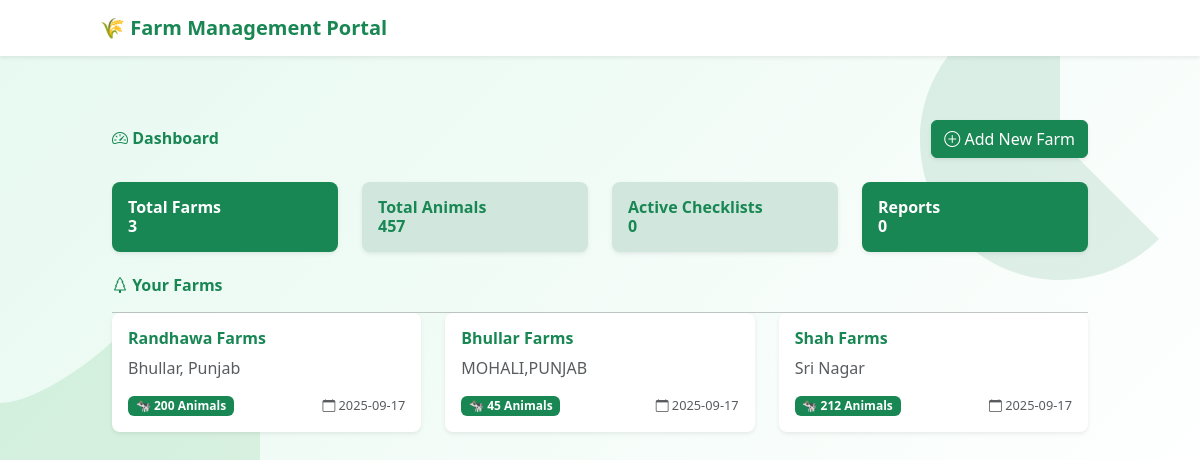
The app's page /dashboard (signed in) with its own data.
### models.py (models this page shows)
class Farm(db.Model):
    __tablename__ = "farms"
    id = db.Column(db.Integer, primary_key=True)
    name = db.Column(db.String(200), nullable=False)
    location = db.Column(db.String(255))
    animal_count = db.Column(db.Integer, default=0)
    created_at = db.Column(db.DateTime, default=datetime.utcnow)
    farmer_id = db.Column(db.Integer, db.ForeignKey("users.id"), nullable=False)
    vet_id = db.Column(db.Integer, db.ForeignKey("users.id"), nullable=True)
    risk_assessments = db.relationship("RiskAssessment", backref="farm", cascade="all, delete-orphan", lazy=True)
    checklists = db.relationship("Checklist", backref="farm", cascade="all, delete-orphan", lazy=True)

### app.py (the view)
@app.route('/dashboard')
@login_required
def dashboard():
    if current_user.role == "admin":
        farms = Farm.query.all()
    elif current_user.role == "vet":
        farms = current_user.farms_assigned
    else:  # farmer
        farms = current_user.farms_owned
    return render_template('dashboard.html', farms=farms)

### app.py (called while the page is built)
@login_manager.user_loader
def load_user(uid):
    return User.query.get(int(uid))

### templates/dashboard.html (shortened to what this page needs)
{% extends "base.html" %}
{% block content %}
<div class="container py-4">
  <div class="d-flex justify-content-between align-items-center mb-4">
    <h2 class="fw-bold text-success">
      <i class="bi bi-speedometer2"></i> Dashboard
    </h2>
    {% if current_user.role == 'admin' %}
      <a class="btn btn-success shadow-sm" href="{{ url_for('new_farm') }}">
        <i class="bi bi-plus-circle"></i> Add New Farm
      </a>
    {% endif %}
  </div>
  <div class="row g-4 mb-4">
    <div class="col-md-3">
      <div class="card shadow-sm border-0 rounded-3 bg-success text-white">
        <div class="card-body">
          <h6 class="fw-semibold">Total Farms</h6>
          <h3 class="fw-bold">{{ farms|length }}</h3>
        </div>
      </div>
    </div>
    <div class="col-md-3">
      <div class="card shadow-sm border-0 rounded-3 bg-success-subtle text-success">
        <div class="card-body">
          <h6 class="fw-semibold">Total Animals</h6>
          <h3 class="fw-bold">
            {% set total_animals = farms|map(attribute='animal_count')|sum %}
            {{ total_animals }}
          </h3>
        </div>
      </div>
    </div>
    <div class="col-md-3">
      <div class="card shadow-sm border-0 rounded-3 bg-success-subtle text-success">
        <div class="card-body">
          <h6 class="fw-semibold">Active Checklists</h6>
          <h3 class="fw-bold">{{ active_checklists if active_checklists else 0 }}</h3>
        </div>
      </div>
    </div>
    <div class="col-md-3">
      <div class="card shadow-sm border-0 rounded-3 bg-success text-white">
        <div class="card-body">
          <h6 class="fw-semibold">Reports</h6>
          <h3 class="fw-bold">{{ reports_count if reports_count else 0 }}</h3>
        </div>
      </div>
    </div>
  </div>
  <div class="d-flex justify-content-between align-items-center mb-3">
    <h3 class="fw-bold text-success">
      <i class="bi bi-tree"></i> Your Farms
    </h3>
  </div>
  {% if farms %}
    <div class="row g-4">
      {% for f in farms %}
      <div class="col-md-4 farm-card">
        <a href="{{ url_for('view_farm', farm_id=f.id) }}" class="text-decoration-none">
          <div class="card h-100 shadow-sm border-0 rounded-3">
            <div class="card-body">
              <h5 class="card-title text-success fw-bold">{{ f.name }}</h5>
              <p class="card-text text-muted">{{ f.location }}</p>
              <div class="d-flex justify-content-between align-items-center mt-3">
                <span class="badge bg-success text-white">
                  🐄 {{ f.animal_count }} Animals
                </span>
                <small class="text-muted">
                  <i class="bi bi-calendar"></i> {{ f.created_at.strftime('%Y-%m-%d') }}
                </small>
              </div>
            </div>
          </div>
        </a>
      </div>
      {% endfor %}
    </div>
  {% else %}
    <div class="alert alert-success mt-3 shadow-sm">
      <i class="bi bi-info-circle"></i> No farms yet. Add one to get started!
    </div>
  {% endif %}
</div>
{% endblock %}

### static/style.css (style rules this page uses)
body { padding-bottom: 40px; }

### templates/dashboard.html (style rules this page uses)
body { background: linear-gradient(135deg, #e6f9f0 0%, #ffffff 100%); position: relative; overflow-x: hidden; }
.farm-card .card { transition: all 0.25s ease-in-out; }

### records on screen
Farm: name "Randhawa Farms", location "Bhullar, Punjab", animal_count "200", created_at "2025-09-17"
Farm: name "Bhullar Farms", location "MOHALI,PUNJAB", animal_count "45", created_at "2025-09-17"
Farm: name "Shah Farms", location "Sri Nagar", animal_count "212", created_at "2025-09-17"

### other values on screen
{{ farms|length }} "3"
{{ total_animals }} "457"
{{ active_checklists if active_checklists else 0 }} "0"
{{ reports_count if reports_count else 0 }} "0"
